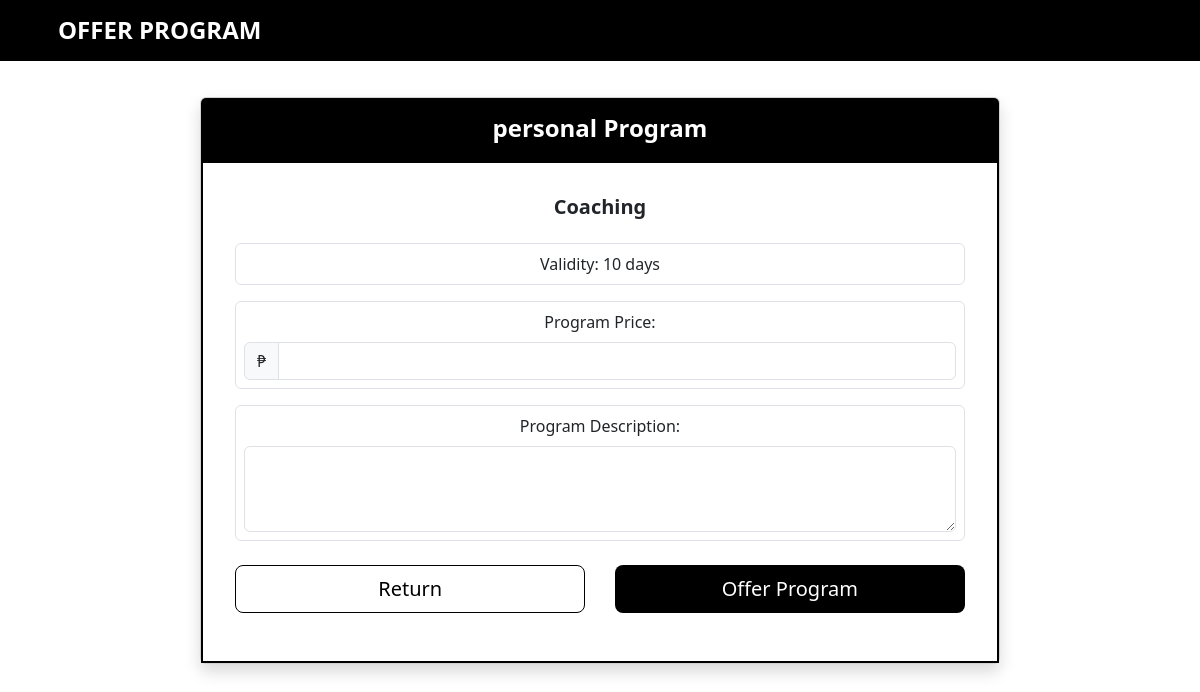
The page /website/services/offer_program.php?id=3 (signed in) on the database its author committed.
### tables this page shows
CREATE TABLE `programs` (
  `id` int(11) NOT NULL,
  `program_name` varchar(100) NOT NULL,
  `program_type_id` int(11) NOT NULL,
  `duration` int(11) NOT NULL,
  `duration_type_id` int(11) NOT NULL,
  `description` text DEFAULT NULL,
  `status` enum('active','inactive') NOT NULL,
  `is_removed` tinyint(1) NOT NULL DEFAULT 0,
  `created_at` timestamp NOT NULL DEFAULT current_timestamp(),
  `updated_at` timestamp NOT NULL DEFAULT current_timestamp() ON UPDATE current_timestamp()
);

CREATE TABLE `program_types` (
  `id` int(11) NOT NULL,
  `type_name` varchar(20) NOT NULL
);

CREATE TABLE `duration_types` (
  `id` int(11) NOT NULL,
  `type_name` varchar(20) NOT NULL
);

### website/services/services.class.php (called while the page is built, shortened)
<?php
class Services_class{
    protected $db;
    function __construct(){
        $this->db = new Database();
    }
    public function fetchProgram($program_id) {
        $conn = $this->db->connect();
        $sql = "SELECT p.*, dt.type_name as duration_type,
                pt.type_name as program_type
                FROM programs p
                LEFT JOIN duration_types dt ON p.duration_type_id = dt.id
                LEFT JOIN program_types pt ON p.program_type_id = pt.id
                WHERE p.id = ?";
        $stmt = $conn->prepare($sql);
        $stmt->execute([$program_id]);
        return $stmt->fetch();
    }
}

### website/services/offer_program.php (the view, shortened to what this page needs)
<?php
require_once 'services.class.php';
$program_id = $program_name = $program_type = $duration = $duration_type = $description = '';
$Services = new Services_Class();
if ($_SERVER['REQUEST_METHOD'] == 'GET') {
    if (isset($_GET['id'])) {
        $program_id = $_GET['id'];
        $record = $Services->fetchProgram($program_id);
        if (!empty($record)) {
            $program_name = $record['program_name'];
            $program_type = $record['program_type'];
            $duration = $record['duration'];
            $duration_type = $record['duration_type'];
        } else {
            echo 'No program found';
            exit;
        }
    } else {
        echo 'No program id found';
        exit;
    }
}
?>
<link rel="stylesheet" href="https://cdn.jsdelivr.net/npm/bootstrap@5.3.2/dist/css/bootstrap.min.css">
<div class="avail-program-page">
    <div class="container-fluid p-0">
        <div class="bg-custom-black text-white p-3 d-flex align-items-center">
            <button class="btn text-white me-3" onclick="window.location.href='../services.php'">
            </button>
            <h1 class="mb-0 fs-4 fw-bold">OFFER PROGRAM</h1>
        </div>
        <div class="d-flex justify-content-center align-items-center" style="min-height: 80vh;">
            <div class="card shadow" style="width: 90%; max-width: 800px; min-height: 400px;">
                <div class="card-header text-center">
                    <h2 class="fs-4 fw-bold mb-0"><?= $program_type ?> Program</h2>
                </div>
                <div class="card-body text-center d-flex flex-column justify-content-between" style="padding: 2rem;">
                    <h3 class="fs-5 fw-bold mb-4"><?= $program_name ?></h3>
                    <div class="mb-3 p-2 border rounded">
                        <p class="mb-0">Validity: <?= $duration . ' ' . $duration_type ?></p>
                    </div>
                    <form method="POST" onsubmit="return confirmAndValidate()">
                        <div class="mb-3 p-2 border rounded">
                            <label for="price" class="form-label">Program Price:</label>
                            <div class="input-group">
                                <span class="input-group-text">₱</span>
                                <input type="number"
                                       class="form-control"
                                       id="price"
                                       name="price"
                                       step="0.01"
                                       min="0"
                                       required>
                            </div>
                        </div>
                        <div class="mb-3 p-2 border rounded">
                            <label for="description" class="form-label">Program Description:</label>
                            <textarea class="form-control"
                                      id="description"
                                      name="description"
                                      rows="3"
                                      required></textarea>
                        </div>
                        <div class="d-flex justify-content-between mt-4">
                            <a href="../services.php" class="btn btn-outline-black btn-lg" style="width: 48%;">Return</a>
                            <button type="submit" class="btn btn-custom-black btn-lg" style="width: 48%;">Offer Program</button>
                        </div>
                    </form>
                </div>
            </div>
        </div>
    </div>
</div>

### website/services/offer_program.php (style rules this page uses)
.bg-custom-black { background-color: #000000; }
.card-header, .btn-custom-black { background-color: #000000; color: white; }
.card-header { background-color: #000000; border-bottom: 2px solid #000000; padding: 1rem; }
.card-body { border: 2px solid #000000; }
.btn-outline-black { color: #000000; border-color: #000000; }
.btn-custom-black { background-color: #000000; color: white; }

### rows shown on the page
programs: program_type.type_name "personal", program_name "Coaching", duration "10", duration_type.type_name "days"
